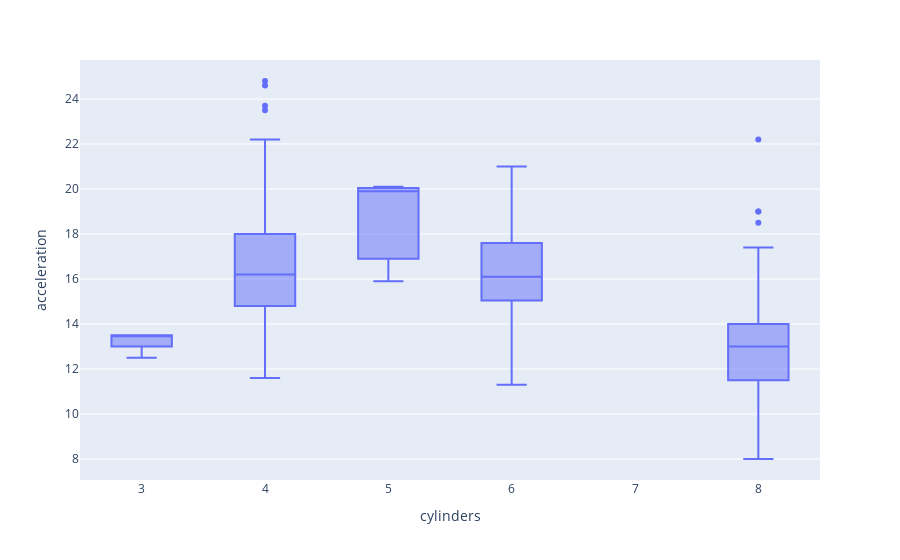

The cell this chart's notebook holds for it:
### Code cell
px.box(auto_df,y="acceleration",x="cylinders")

### Figure 1 — Plotly figure (JSON) as saved in the notebook; plotly's stock layout.template omitted (floating-point values rounded to 4 significant figures; data arrays with more than 128 entries replaced by an {"elided": "..."} marker saying what was removed)
{"data": [{"alignmentgroup": "True", "hovertemplate": "cylinders=%{x}<br>acceleration=%{y}<extra></extra>", "legendgroup": "", "marker": {"color": "#636efa"}, "name": "", "notched": false, "offsetgroup": "", "orientation": "v", "showlegend": false, "type": "box", "x": {"elided": "398 int values"}, "x0": " ", "xaxis": "x", "y": {"elided": "398 float values"}, "y0": " ", "yaxis": "y"}], "layout": {"boxmode": "group", "legend": {"tracegroupgap": 0}, "margin": {"t": 60}, "xaxis": {"anchor": "y", "domain": [0, 1], "title": {"text": "cylinders"}}, "yaxis": {"anchor": "x", "domain": [0, 1], "title": {"text": "acceleration"}}}}
